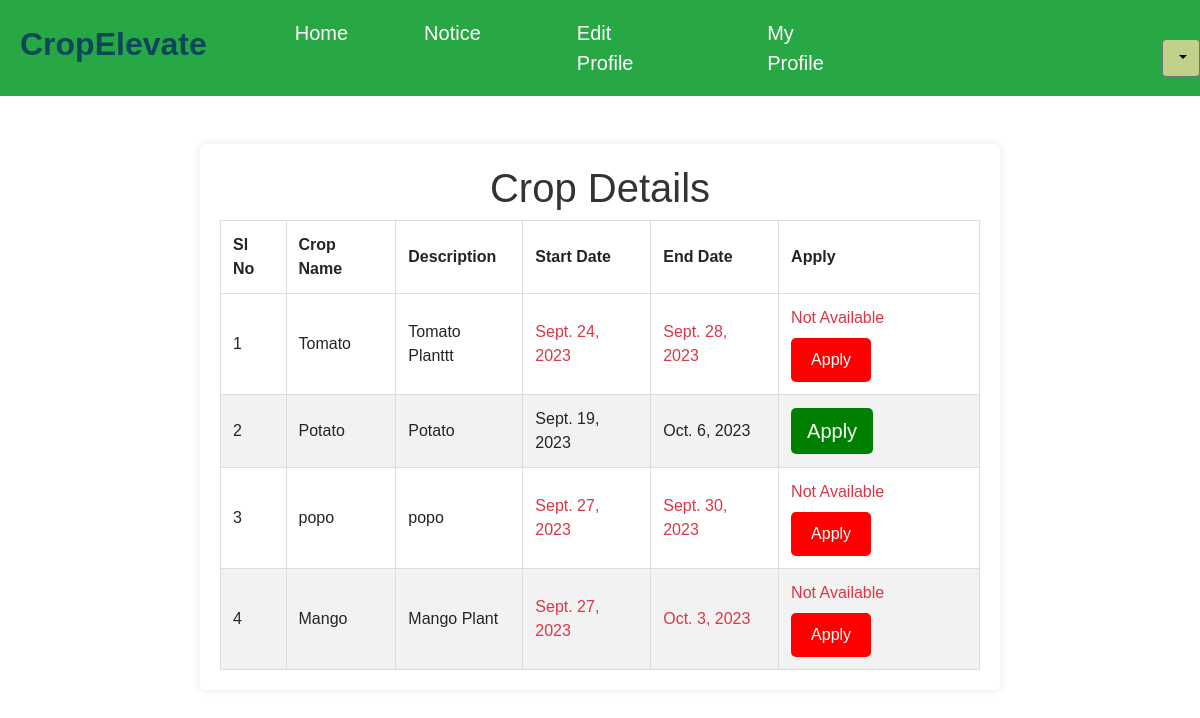
The app's page /crop, older data.
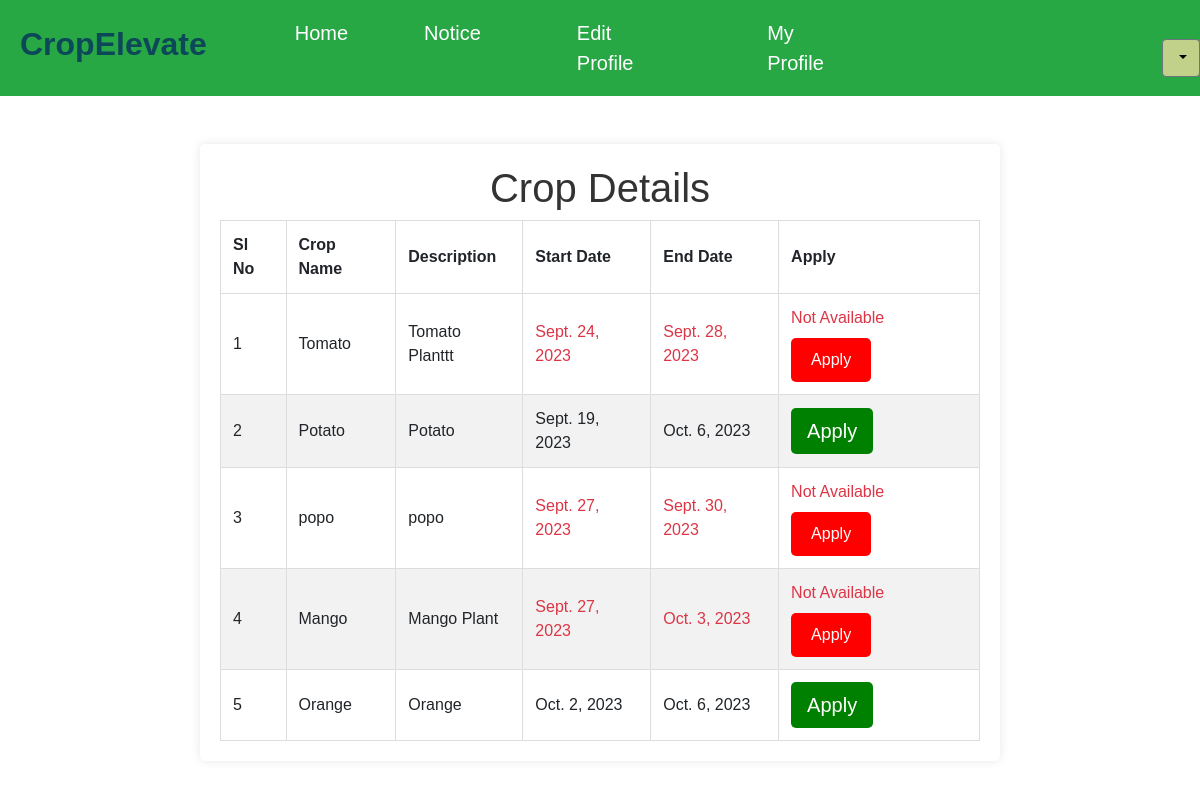
The same page, newer data.
### ceapp/models.py (models this page shows)
class Crop(models.Model):
    Namec = models.CharField(max_length=100)
    des = models.TextField()
    start_date = models.DateField(null=True, blank=True)
    end_date = models.DateField(null=True, blank=True)
    count = models.PositiveIntegerField(default=0)
    crop_photo = models.ImageField(upload_to='crop_photos/', blank=True, null=True)
    given = models.BooleanField(default=False)
    created_at = models.DateTimeField(auto_now_add=True)
    current = models.BooleanField(default=False)

### ceapp/views.py (the view)
# urls.py: path('crop',views.crop,name='crop'),
def crop(request):
    today = date.today()
    crops = Crop.objects.all()
    return render(request, 'crop.html', {'crops': crops , 'today': today})

### templates/crop.html (shortened to what this page needs)
{% load static %}
<!DOCTYPE html>
<html lang="en">
<head>
    <link rel="stylesheet" href="https://maxcdn.bootstrapcdn.com/bootstrap/4.5.2/css/bootstrap.min.css">
</head>
<body>
    <nav class="navbar navbar-expand-lg navbar-light bg-success">
        <h2 style="color:#0d4859; padding-left:20px; font-weight:bold;">CropElevate</h2>
        <div class="collapse navbar-collapse" id="navbarNav">
            <ul class="navbar-nav">
                <a href="{% url 'homepage' %}" class="nav-item nav-link active" style="margin-left: 80px; color:white; font-size:20px;">Home</a>
                <a href="{% url 'crop' %}" class="nav-item nav-link active" style="margin-left: 60px; color:white; font-size:20px;">Notice</a>
                <a href="{% url 'ceditprofile' %}" class="nav-item nav-link active" style="margin-left: 80px;  color:white; font-size:20px;">Edit Profile</a>
                <a href="{% url 'fmyprofile' %}" class="nav-item nav-link active" style="margin-left: 80px;  color:white; font-size:20px;">My Profile</a>
            </ul>
        </div>
        <div class="dropdown"style="float: left; margin-left:300px; margin-top:20px;" >
            <button class="btn btn-secondary dropdown-toggle" type="button" id="userDropdown" data-toggle="dropdown" aria-haspopup="true" aria-expanded="false" style="background-color: #c1d18a; color:black; font-weight:bold;">
            </button>
        </div>
    </nav>
    <br><br>
    <div class="container">
        <h1>Crop Details</h1>
        <table>
            <thead>
                <tr>
                    <th>Sl No</th>
                    <th>Crop Name</th>
                    <th>Description</th>
                    <th>Start Date</th>
                    <th>End Date</th>
                    <th>Apply</th>
                </tr>
            </thead>
            <tbody>
                {% for crop in crops %}
                <tr>
                    <td>{{ forloop.counter }}</td>
                    <td>{{ crop.Namec }}</td>
                    <td>{{ crop.des }}</td>
                    <td>
                        {% if crop.start_date <= today and crop.end_date >= today %}
                            {{ crop.start_date }}
                        {% else %}
                            <span class="text-danger">{{ crop.start_date }}</span>
                        {% endif %}
                    </td>
                    <td>
                        {% if crop.start_date <= today and crop.end_date >= today %}
                            {{ crop.end_date }}
                        {% else %}
                            <span class="text-danger">{{ crop.end_date }}</span>
                        {% endif %}
                    </td>
                    <td>
                        {% if crop.start_date <= today and crop.end_date >= today %}
                            <a href="{% url 'apply' crop.id %}?crop_name={{ crop.Namec }}" class="apply-button-green" id="apply">Apply</a>
                        {% else %}
                           <label class="text-danger">Not Available</label>
                            <a href="#" class="apply-button" style="background-color: red;">Apply</a>
                        {% endif %}
                    </td>
                </tr>
                {% endfor %}
            </tbody>
        </table>
    </div>
</body>
</html>

Row changes from the older to the newer data that the page shows:
added Crop: Namec "Orange", des "Orange", start_date "Oct. 2, 2023", end_date "Oct. 6, 2023"
